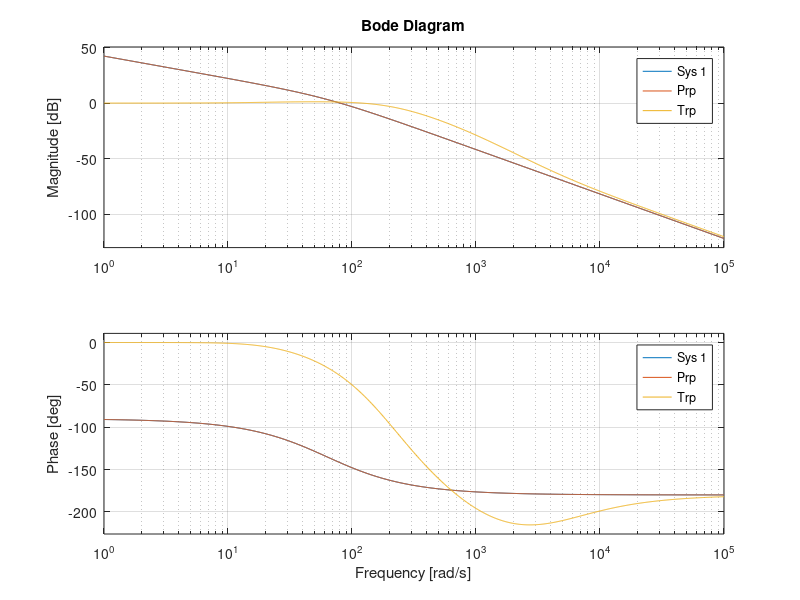
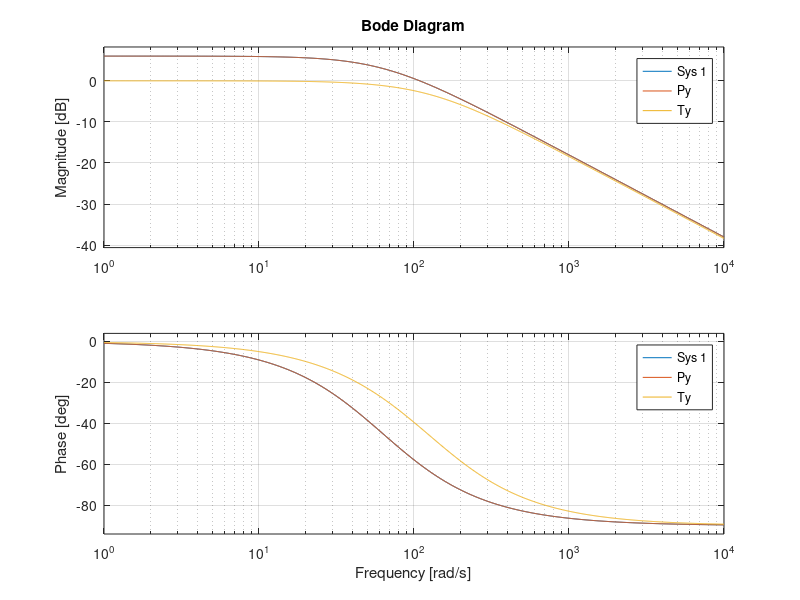

These figures' MATLAB source, in order: (Note: this script raises an error after producing the figures.)
clc, clear all
%%

% notes:
% - 

addpath ../fcn_bib

J = [0.016, 0.016, 0.016].' / 3;

s = tf('s');

krp = J(1) * 130;
Prp_ = 130 * tf(1, [1 0]) * tf(1,[1/(2*pi*10) 1]) / (krp / J(1)); % open-loop plant u->w rp
Prp = krp / J(1) * tf(1, [1 0]) * tf(1,[1/(2*pi*10) 1]);
Crp = 0.8*(1.5 + 23/s + 0.014*s*tf(1,[1/(2*pi*100) 1])*tf(1,[1/(2*pi*100) 1]));
Trp = feedback(Prp*Crp, 1);
figure(1)
bode(krp / J(1) * Prp_, Prp, Trp), grid on

ky = J(3) * 2;
Py_ = 2 * tf(1,[1/(2*pi*10) 1]) / (ky / J(3));  % open-loop plant u->w rp
Py = ky / J(3) * tf(1,[1/(2*pi*10) 1]);
Cy = 1.2*(0.8 + 48/s);
Ty = feedback(Py*Cy, 1);
figure(2)
bode(ky / J(3) * Py_, Py, Ty), grid on

% ky = krp;
% Py_ = Prp_;
% Py = Prp;
% Cy = Crp;
% Ty = Trp;

Kp = [1 1 1]*0.9;
Jinv = diag(1./J);
k = [krp krp ky];

rpy_0  = [-35, -25, 0] * pi/180;
quat_0 = rpy2quat(rpy_0);
CEB_0  = quat2CEB(rpy2quat(rpy_0));

rpy_setp  = [45, 55, 0] * pi/180;
quat_setp = rpy2quat(rpy_setp);
CEB_setp  = quat2CEB(rpy2quat(rpy_setp));

Tsim = 0.2;
Tsave = Tsim / 30;

%% simulate first

clc

quat_rpy = simout.signals.values(:,1:4);
quat_err = simout.signals.values(:,5:8);
quat_red = simout.signals.values(:,9:12);

% error angle ez
CEB_rpy = quat2CEB(quat_rpy(end,:));
CEB_err = quat2CEB(quat_err(end,:));
CEB_red = quat2CEB(quat_red(end,:));
ang_rpy = acos(CEB_rpy(:,3).' * CEB_setp(:,3)) * 180/pi
ang_err = acos(CEB_err(:,3).' * CEB_setp(:,3)) * 180/pi
ang_red = acos(CEB_red(:,3).' * CEB_setp(:,3)) * 180/pi

% quaternion error
[ang_rpy, ax_rpy] = quatError2AxAng(quat_setp, quat_rpy(end,:));
ang_rpy * 180/pi
[ang_err, ax_err] = quatError2AxAng(quat_setp, quat_err(end,:));
ang_err * 180/pi
[ang_red, ax_red] = quatError2AxAng(quat_setp, quat_red(end,:));
ang_red * 180/pi

% rpy error
quat_setp_conj = quat_setp; quat_setp_conj(2:4) = -quat_setp_conj(2:4);
rpy_rpy = quat2rpy( ( quat2QprodL(quat_setp_conj) * removeYawFromQuat(quat_rpy(end,:)).' ).' );
rpy_rpy * 180/pi
rpy_err = quat2rpy( ( quat2QprodL(quat_setp_conj) * removeYawFromQuat(quat_err(end,:)).' ).' );
rpy_err * 180/pi
rpy_red = quat2rpy( ( quat2QprodL(quat_setp_conj) * removeYawFromQuat(quat_red(end,:)).' ).' );
rpy_red * 180/pi

%%

arrow_length = 1;
DashedLine = '--';
SolidLine  = '-';
Point = '.';
LineWidth = 3;

[x y z] = sphere(111);

N = size(quat_rpy, 1);

for i = 1:N
        
    CEB_rpy = quat2CEB(quat_rpy(i,:));
    CEB_err = quat2CEB(quat_err(i,:));
    CEB_red = quat2CEB(quat_red(i,:));
    
    figure(3)
    subplot(131)
    h = surfl(x, y, z); hold on
    set(h, 'FaceAlpha', 0.1)
    shading interp   
    Rs = CEB_rpy * arrow_length;
    quiver3(0, 0, 0, Rs(1,1), Rs(2,1), Rs(3,1), SolidLine, 'color', [1 0 0]  , 'LineWidth', LineWidth*0.5, 'AutoScale', 'off')
    quiver3(0, 0, 0, Rs(1,2), Rs(2,2), Rs(3,2), SolidLine, 'color', [0 0.5 0], 'LineWidth', LineWidth*0.5, 'AutoScale', 'off')
    quiver3(0, 0, 0, Rs(1,3), Rs(2,3), Rs(3,3), SolidLine, 'color', [0 0 1]  , 'LineWidth', LineWidth*0.5, 'AutoScale', 'off')
    Rs = CEB_0 * arrow_length;
    quiver3(0, 0, 0, Rs(1,1), Rs(2,1), Rs(3,1), SolidLine, 'color', [1 0 0]  , 'LineWidth', LineWidth, 'AutoScale', 'off')
    quiver3(0, 0, 0, Rs(1,2), Rs(2,2), Rs(3,2), SolidLine, 'color', [0 0.5 0], 'LineWidth', LineWidth, 'AutoScale', 'off')
    quiver3(0, 0, 0, Rs(1,3), Rs(2,3), Rs(3,3), SolidLine, 'color', [0 0 1]  , 'LineWidth', LineWidth, 'AutoScale', 'off')
    Rs = CEB_setp * arrow_length;
    quiver3(0, 0, 0, Rs(1,1), Rs(2,1), Rs(3,1), DashedLine, 'color', [1 0 0]  , 'LineWidth', LineWidth, 'AutoScale', 'off')
    quiver3(0, 0, 0, Rs(1,2), Rs(2,2), Rs(3,2), DashedLine, 'color', [0 0.5 0], 'LineWidth', LineWidth, 'AutoScale', 'off')
    quiver3(0, 0, 0, Rs(1,3), Rs(2,3), Rs(3,3), DashedLine, 'color', [0 0 1]  , 'LineWidth', LineWidth, 'AutoScale', 'off'), hold off   
    view(65, 23)
    axis equal, title('RP Cntrl')
    set(gcf, 'color', 'w');
    
    subplot(132)
    h = surfl(x, y, z); hold on
    set(h, 'FaceAlpha', 0.1)
    shading interp
    Rs = CEB_err * arrow_length;
    quiver3(0, 0, 0, Rs(1,1), Rs(2,1), Rs(3,1), SolidLine, 'color', [1 0 0]  , 'LineWidth', LineWidth*0.5, 'AutoScale', 'off')
    quiver3(0, 0, 0, Rs(1,2), Rs(2,2), Rs(3,2), SolidLine, 'color', [0 0.5 0], 'LineWidth', LineWidth*0.5, 'AutoScale', 'off')
    quiver3(0, 0, 0, Rs(1,3), Rs(2,3), Rs(3,3), SolidLine, 'color', [0 0 1]  , 'LineWidth', LineWidth*0.5, 'AutoScale', 'off')
    Rs = CEB_0 * arrow_length;
    quiver3(0, 0, 0, Rs(1,1), Rs(2,1), Rs(3,1), SolidLine, 'color', [1 0 0]  , 'LineWidth', LineWidth, 'AutoScale', 'off')
    quiver3(0, 0, 0, Rs(1,2), Rs(2,2), Rs(3,2), SolidLine, 'color', [0 0.5 0], 'LineWidth', LineWidth, 'AutoScale', 'off')
    quiver3(0, 0, 0, Rs(1,3), Rs(2,3), Rs(3,3), SolidLine, 'color', [0 0 1]  , 'LineWidth', LineWidth, 'AutoScale', 'off')
    Rs = CEB_setp * arrow_length;
    quiver3(0, 0, 0, Rs(1,1), Rs(2,1), Rs(3,1), DashedLine, 'color', [1 0 0]  , 'LineWidth', LineWidth, 'AutoScale', 'off')
    quiver3(0, 0, 0, Rs(1,2), Rs(2,2), Rs(3,2), DashedLine, 'color', [0 0.5 0], 'LineWidth', LineWidth, 'AutoScale', 'off')
    quiver3(0, 0, 0, Rs(1,3), Rs(2,3), Rs(3,3), DashedLine, 'color', [0 0 1]  , 'LineWidth', LineWidth, 'AutoScale', 'off'), hold off   
    view(65, 23)
    axis equal, title('Quat Error Cntrl')
    set(gcf, 'color', 'w');
    
    subplot(133)
    h = surfl(x, y, z); hold on
    set(h, 'FaceAlpha', 0.1)
    shading interp
    Rs = CEB_red * arrow_length;
    quiver3(0, 0, 0, Rs(1,1), Rs(2,1), Rs(3,1), SolidLine, 'color', [1 0 0]  , 'LineWidth', LineWidth*0.5, 'AutoScale', 'off')
    quiver3(0, 0, 0, Rs(1,2), Rs(2,2), Rs(3,2), SolidLine, 'color', [0 0.5 0], 'LineWidth', LineWidth*0.5, 'AutoScale', 'off')
    quiver3(0, 0, 0, Rs(1,3), Rs(2,3), Rs(3,3), SolidLine, 'color', [0 0 1]  , 'LineWidth', LineWidth*0.5, 'AutoScale', 'off')
    Rs = CEB_0 * arrow_length;
    quiver3(0, 0, 0, Rs(1,1), Rs(2,1), Rs(3,1), SolidLine, 'color', [1 0 0]  , 'LineWidth', LineWidth, 'AutoScale', 'off')
    quiver3(0, 0, 0, Rs(1,2), Rs(2,2), Rs(3,2), SolidLine, 'color', [0 0.5 0], 'LineWidth', LineWidth, 'AutoScale', 'off')
    quiver3(0, 0, 0, Rs(1,3), Rs(2,3), Rs(3,3), SolidLine, 'color', [0 0 1]  , 'LineWidth', LineWidth, 'AutoScale', 'off')
    Rs = CEB_setp * arrow_length;
    quiver3(0, 0, 0, Rs(1,1), Rs(2,1), Rs(3,1), DashedLine, 'color', [1 0 0]  , 'LineWidth', LineWidth, 'AutoScale', 'off')
    quiver3(0, 0, 0, Rs(1,2), Rs(2,2), Rs(3,2), DashedLine, 'color', [0 0.5 0], 'LineWidth', LineWidth, 'AutoScale', 'off')
    quiver3(0, 0, 0, Rs(1,3), Rs(2,3), Rs(3,3), DashedLine, 'color', [0 0 1]  , 'LineWidth', LineWidth, 'AutoScale', 'off'), hold off   
    view(65, 23)
    axis equal, title('Axis z Error Cntrl')
    set(gcf, 'color', 'w');
    drawnow;

%     frame(i) = getframe(gcf);
%     im = frame2im(frame(i));
%     [imind, cm] = rgb2ind(im, 256);
%     if i == 1
%         imwrite(imind, cm, 'slerp_cntrl_gif.gif', 'gif', 'Loopcount', inf);
%     else
%         imwrite(imind, cm, 'slerp_cntrl_gif.gif', 'gif', 'WriteMode', 'append');
%     end 

end

% writerObj = VideoWriter('slerp_cntrl', 'MPEG-4'); % 30 fps default
% writerObj.Quality = 100;
% open(writerObj);
% for i = 1:N 
%     writeVideo(writerObj, frame(i));
% end
% close(writerObj);
